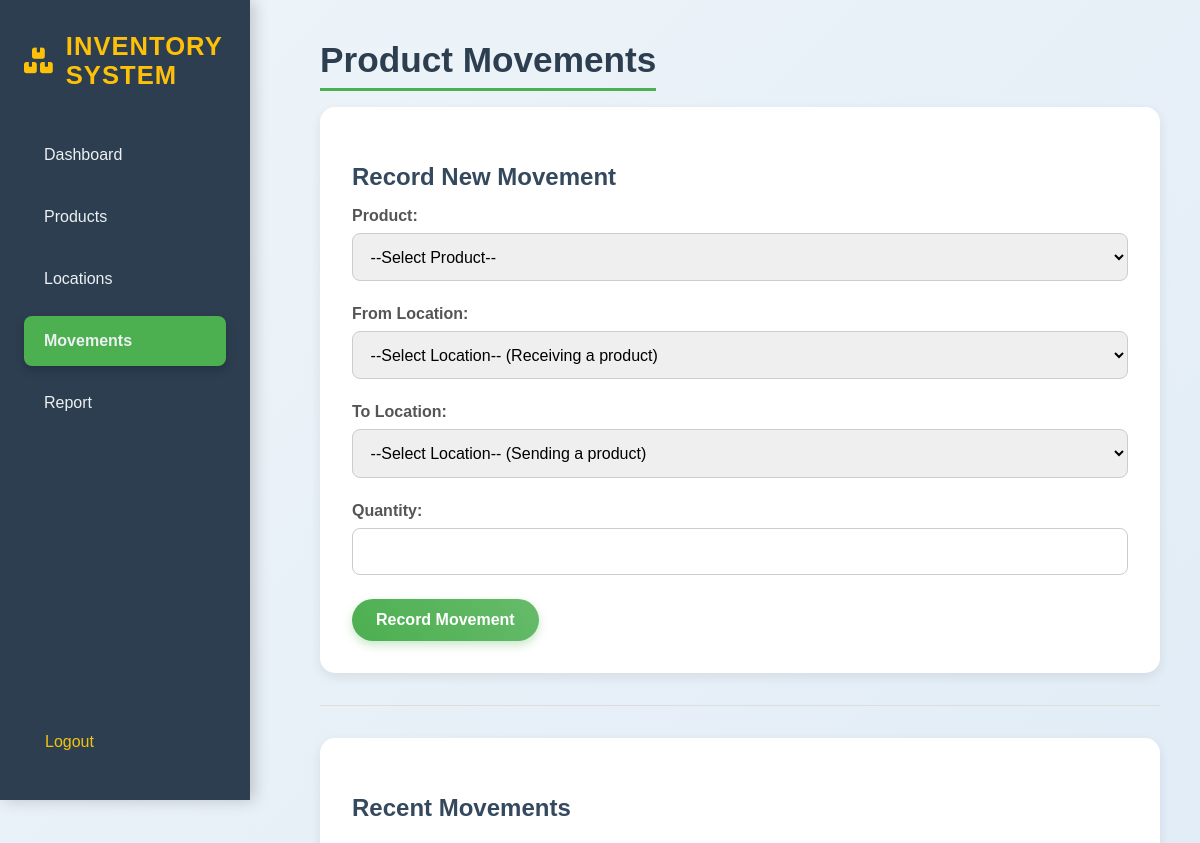
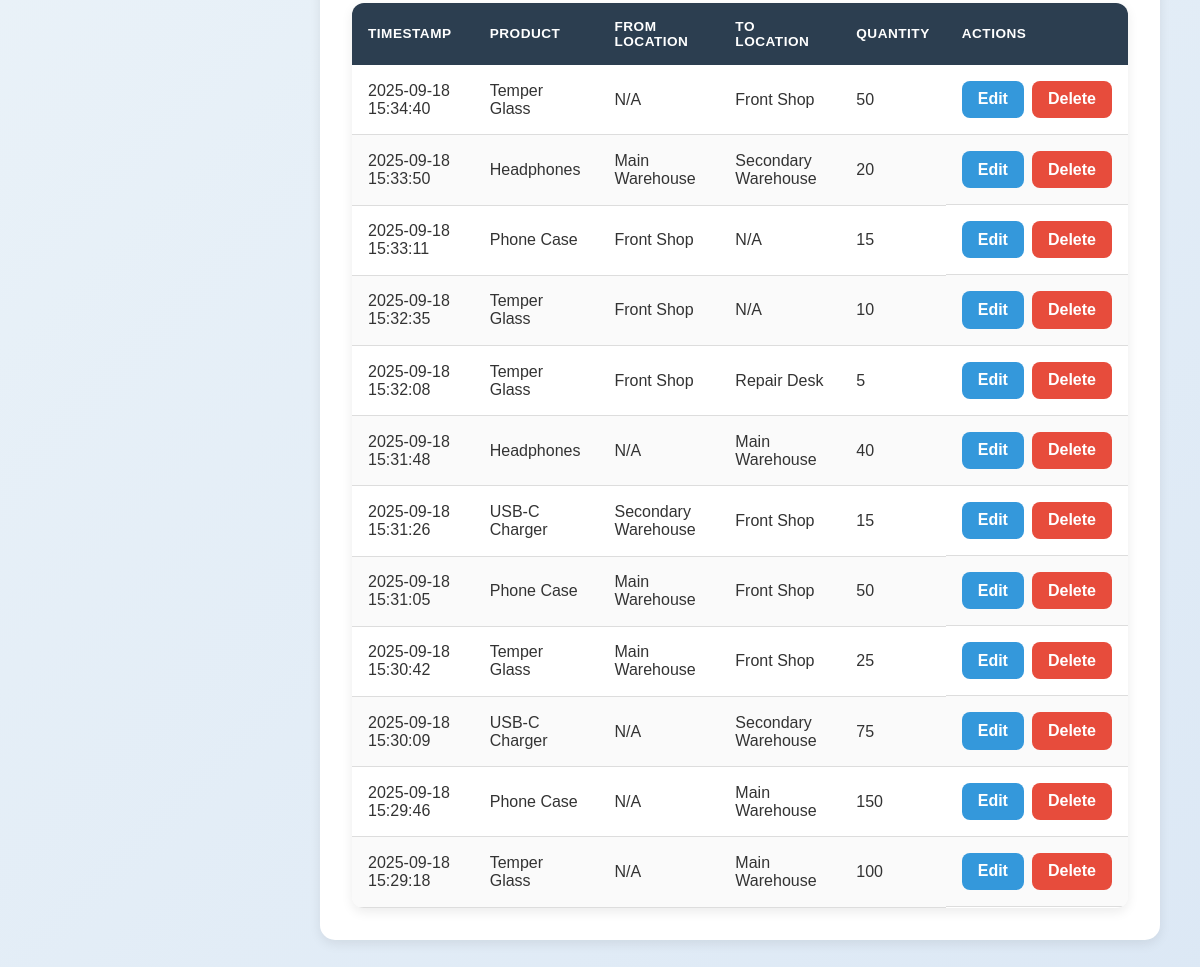
The page /movements (signed in) on the database its author committed (2 pictures, top to bottom).
### app.py (models this page shows, shortened)
class ProductMovement(db.Model):
    __tablename__ = 'product_movement'
    id = db.Column(db.Integer, primary_key=True)
    timestamp = db.Column(db.DateTime, default=datetime.utcnow)
    from_location = db.Column(db.String(50), db.ForeignKey('location.id'), nullable=True)
    to_location = db.Column(db.String(50), db.ForeignKey('location.id'), nullable=True)
    product_id = db.Column(db.String(50), db.ForeignKey('product.id'), nullable=False)
    qty = db.Column(db.Integer, nullable=False)
    product = db.relationship('Product', backref='movements', lazy=True)
    from_location_obj = db.relationship('Location', foreign_keys=[from_location], backref='from_movements', lazy=True)
    to_location_obj = db.relationship('Location', foreign_keys=[to_location], backref='to_movements', lazy=True)

class Product(db.Model):
    __tablename__ = 'product'
    id = db.Column(db.String(50), primary_key=True)
    name = db.Column(db.String(100), nullable=False, unique=True)

class Location(db.Model):
    __tablename__ = 'location'
    id = db.Column(db.String(50), primary_key=True)
    name = db.Column(db.String(100), nullable=False, unique=True)

### app.py (the view, shortened to what this page needs)
@app.route('/movements', methods=['GET', 'POST'])
@login_required
def movements():
    all_products = Product.query.all()
    all_locations = Location.query.all()
    all_movements = ProductMovement.query.order_by(ProductMovement.timestamp.desc()).all()
    return render_template(
        'movement.html',
        products=all_products,
        locations=all_locations,
        movements=all_movements
    )

### app.py (called while the page is built)
@login_manager.user_loader
def load_user(user_id):
    return User.query.get(int(user_id))

### templates/movement.html (shortened to what this page needs)
{% extends "base.html" %}
{% block content %}
    <h1>Product Movements</h1>
    <form method="POST" class="card">
        <h2>Record New Movement</h2>
        <div class="form-group">
            <label for="product_id">Product:</label>
            <select id="product_id" name="product_id" required>
                <option value="">--Select Product--</option>
            </select>
        </div>
        <div class="form-group">
            <label for="from_location">From Location:</label>
            <select id="from_location" name="from_location">
                <option value="">--Select Location-- (Receiving a product)</option>
            </select>
        </div>
        <div class="form-group">
            <label for="to_location">To Location:</label>
            <select id="to_location" name="to_location">
                <option value="">--Select Location-- (Sending a product)</option>
            </select>
        </div>
        <div class="form-group">
            <label for="qty">Quantity:</label>
            <input type="number" id="qty" name="qty" required min="1">
        </div>
        <button type="submit" class="btn btn-primary">Record Movement</button>
    </form>
    <hr>
    <div class="card">
        <h2>Recent Movements</h2>
        <table>
            <thead>
                <tr>
                    <th>Timestamp</th>
                    <th>Product</th>
                    <th>From Location</th>
                    <th>To Location</th>
                    <th>Quantity</th>
                    <th>Actions</th>
                </tr>
            </thead>
            <tbody>
                {% for movement in movements %}
                <tr>
                    <td>{{ movement.timestamp.strftime('%Y-%m-%d %H:%M:%S') }}</td>
                    <td>{{ movement.product.name }}</td>
                    <td>{{ movement.from_location_obj.name if movement.from_location_obj else 'N/A' }}</td>
                    <td>{{ movement.to_location_obj.name if movement.to_location_obj else 'N/A' }}</td>
                    <td>{{ movement.qty }}</td>
                    <td class="action-buttons">
                        <a href="{{ url_for('edit_movement', movement_id=movement.id) }}" class="btn btn-edit">Edit</a>
                        <form action="{{ url_for('delete_movement', movement_id=movement.id) }}" method="POST">
                            <button type="submit" class="btn btn-delete" onclick="return confirm('Are you sure you want to delete this movement?');">Delete</button>
                        </form>
                    </td>
                </tr>
                {% endfor %}
            </tbody>
        </table>
    </div>
{% endblock %}

### templates/base.html (shortened to what this page needs)
<!DOCTYPE html>
<html lang="en">
<head>
    <link rel="stylesheet" href="{{ url_for('static', filename='style.css') }}">
    <link rel="stylesheet" href="https://cdnjs.cloudflare.com/ajax/libs/font-awesome/6.0.0-beta3/css/all.min.css">
</head>
<body>
    <div class="container">
        <aside class="sidebar">
            <div>
                <div class="logo">
                    <i class="fas fa-boxes"></i> Inventory System
                </div>
                <nav class="sidebar-nav">
                    {% if current_user.is_authenticated %}
                    <a href="{{ url_for('home') }}" class="{% if request.endpoint == 'home' %}active{% endif %}">Dashboard</a>
                    <a href="{{ url_for('products') }}" class="{% if 'products' in request.endpoint %}active{% endif %}">Products</a>
                    <a href="{{ url_for('locations') }}" class="{% if 'locations' in request.endpoint %}active{% endif %}">Locations</a>
                    <a href="{{ url_for('movements') }}" class="{% if 'movements' in request.endpoint %}active{% endif %}">Movements</a>
                    <a href="{{ url_for('report') }}" class="{% if 'report' in request.endpoint %}active{% endif %}">Report</a>
                    {% endif %}
                </nav>
            </div>
            <div class="logout-link">
                {% if current_user.is_authenticated %}
                <a href="{{ url_for('logout') }}">Logout</a>
                {% else %}
                <a href="{{ url_for('login') }}" class="{% if request.endpoint == 'login' %}active{% endif %}">Login</a>
                {% endif %}
            </div>
        </aside>
        <main class="main-content">
            {% block content %}{% endblock %}
        </main>
    </div>
</body>
</html>

### static/style.css (style rules this page uses)
:root { --primary-color: #4CAF50; --secondary-color: #2c3e50; --accent-color: #FFC107; --bg-light: #f4f7f9; --bg-gradient: linear-gradient(135deg, #eef5f9, #dce8f5); --text-color: #333; --border-color: #ddd; --shadow-light: 0 4px 12px rgba(0, 0, 0, 0.08); }
* { margin: 0; padding: 0; box-sizing: border-box; }
body { font-family: 'Poppins', sans-serif; background: var(--bg-gradient); color: var(--text-color); min-height: 100vh; display: flex; }
.container { display: flex; width: 100%; }
.main-content { flex: 1; padding: 2.5rem; margin-left: 280px; transition: margin-left 0.3s ease; animation: fadeIn 0.8s ease-out; }
.sidebar { width: 250px; background: var(--secondary-color); color: #fff; display: flex; flex-direction: column; padding: 2rem 1.5rem; box-shadow: 4px 0 15px rgba(0,0,0,0.2); position: fixed; height: 100vh; left: 0; top: 0; z-index: 1000; justify-content: space-between; }
.sidebar .logo { font-size: 1.6rem; font-weight: bold; margin-bottom: 2.5rem; display: flex; align-items: center; gap: 0.75rem; color: var(--accent-color); text-transform: uppercase; letter-spacing: 1px; }
.sidebar-nav { flex-grow: 1; }
.sidebar-nav a { display: block; padding: 1rem 1.25rem; margin-bottom: 0.75rem; border-radius: 8px; color: #ecf0f1; text-decoration: none; font-weight: 500; transition: all 0.3s ease; }
.sidebar-nav .active { background: var(--primary-color); font-weight: bold; box-shadow: 0 4px 10px rgba(0, 0, 0, 0.2); }
.logout-link a { display: block; padding: 1rem 1.25rem; border-radius: 8px; color: #f1c40f; text-decoration: none; font-weight: 500; transition: all 0.3s ease; border: 1px solid transparent; }
h1 { font-size: 2.2rem; margin-bottom: 1rem; color: #2c3e50; border-bottom: 3px solid var(--primary-color); display: inline-block; padding-bottom: 8px; font-weight: 700; }
h2 { font-size: 1.5rem; margin-top: 1.5rem; margin-bottom: 1rem; color: #34495e; }
hr { border: none; height: 1px; background: var(--border-color); margin: 2rem 0; }
.card { background: #fff; padding: 2rem; border-radius: 15px; box-shadow: var(--shadow-light); margin-bottom: 2rem; transition: transform 0.3s ease; }
.form-group { margin-bottom: 1.5rem; }
label { font-weight: 600; margin-bottom: 0.5rem; display: block; color: #555; }
input[type="text"], input[type="number"], input[type="password"], select { width: 100%; padding: 0.85rem; border: 1px solid #ccc; border-radius: 8px; font-size: 1rem; transition: border-color 0.3s ease, box-shadow 0.3s ease; }
.btn { padding: 0.75rem 1.5rem; border-radius: 50px; text-decoration: none; color: #fff; font-weight: bold; display: inline-block; transition: all 0.3s ease; border: none; cursor: pointer; font-size: 1rem; }
.btn-primary { background: linear-gradient(45deg, var(--primary-color), #66bb6a); box-shadow: 0 4px 10px rgba(76, 175, 80, 0.3); }
.btn-edit { background-color: #3498db; border-radius: 8px; padding: 0.6rem 1rem; }
.btn-delete { background-color: #e74c3c; border-radius: 8px; padding: 0.6rem 1rem; }
table { width: 100%; border-collapse: collapse; margin-top: 1.5rem; background: #fff; border-radius: 12px; overflow: hidden; box-shadow: var(--shadow-light); }
th { background: var(--secondary-color); color: #fff; padding: 1rem; text-align: left; text-transform: uppercase; font-size: 0.85rem; letter-spacing: 0.5px; }
td { padding: 1rem; border-bottom: 1px solid var(--border-color); transition: background 0.3s ease; }
tr:nth-child(even) { background: #fafafa; }
.action-buttons { display: flex; gap: 0.5rem; }
.action-buttons form { margin: 0; }

### rows shown on the page
ProductMovement: timestamp "2025-09-18 15:34:40", product.name "Temper Glass", from_location_obj "N/A", to_location_obj "Front Shop", qty "50"
ProductMovement: timestamp "2025-09-18 15:33:50", product.name "Headphones", from_location_obj "Main Warehouse", to_location_obj "Secondary Warehouse", qty "20"
ProductMovement: timestamp "2025-09-18 15:33:11", product.name "Phone Case", from_location_obj "Front Shop", to_location_obj "N/A", qty "15"
ProductMovement: timestamp "2025-09-18 15:32:35", product.name "Temper Glass", from_location_obj "Front Shop", to_location_obj "N/A", qty "10"
ProductMovement: timestamp "2025-09-18 15:32:08", product.name "Temper Glass", from_location_obj "Front Shop", to_location_obj "Repair Desk", qty "5"
ProductMovement: timestamp "2025-09-18 15:31:48", product.name "Headphones", from_location_obj "N/A", to_location_obj "Main Warehouse", qty "40"
ProductMovement: timestamp "2025-09-18 15:31:26", product.name "USB-C Charger", from_location_obj "Secondary Warehouse", to_location_obj "Front Shop", qty "15"
ProductMovement: timestamp "2025-09-18 15:31:05", product.name "Phone Case", from_location_obj "Main Warehouse", to_location_obj "Front Shop", qty "50"
ProductMovement: timestamp "2025-09-18 15:30:42", product.name "Temper Glass", from_location_obj "Main Warehouse", to_location_obj "Front Shop", qty "25"
ProductMovement: timestamp "2025-09-18 15:30:09", product.name "USB-C Charger", from_location_obj "N/A", to_location_obj "Secondary Warehouse", qty "75"
ProductMovement: timestamp "2025-09-18 15:29:46", product.name "Phone Case", from_location_obj "N/A", to_location_obj "Main Warehouse", qty "150"
ProductMovement: timestamp "2025-09-18 15:29:18", product.name "Temper Glass", from_location_obj "N/A", to_location_obj "Main Warehouse", qty "100"
